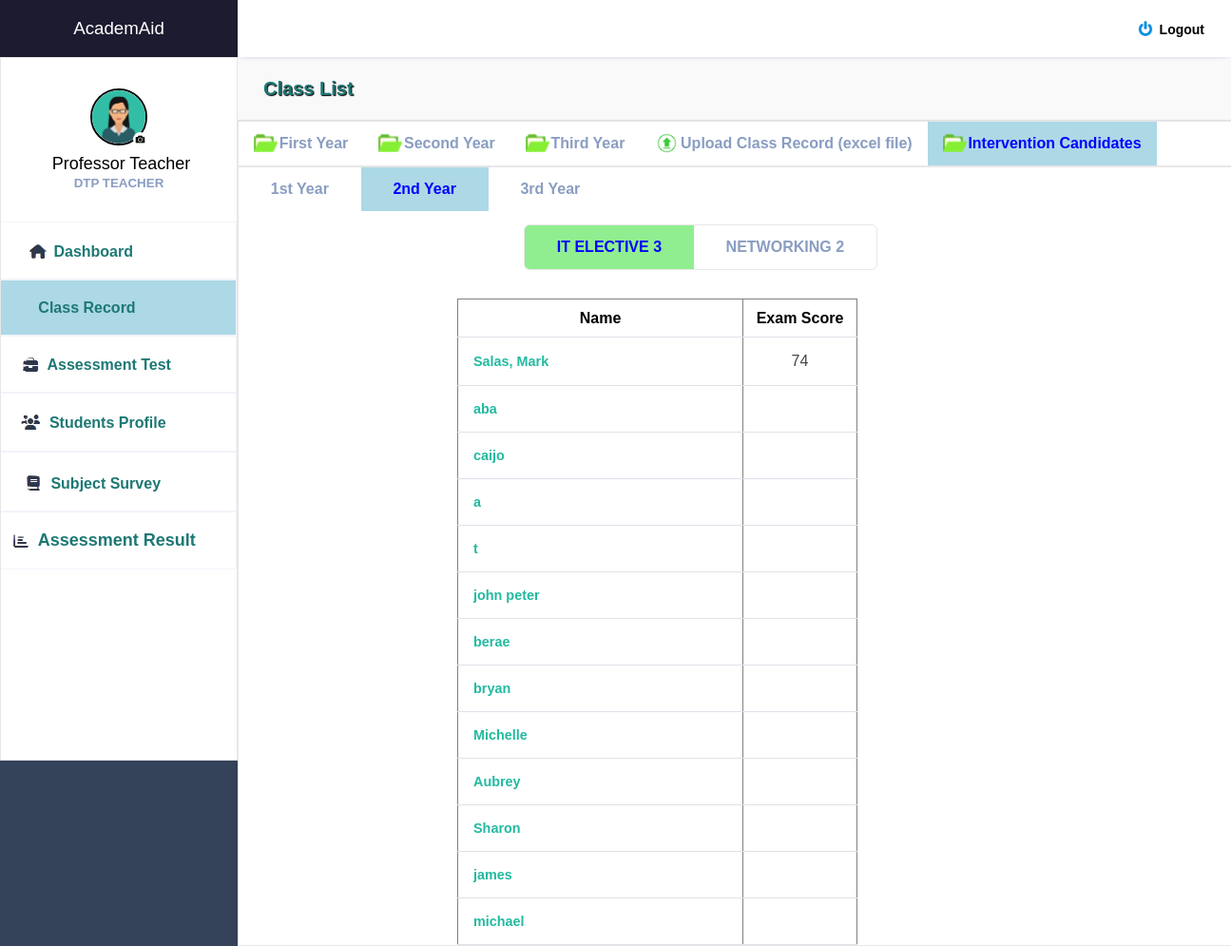
Page /cce101_2.php (signed in) on the committed database.
### tables this page shows
CREATE TABLE `tbl_users` (
  `user_id` int(11) NOT NULL,
  `user_uname` varchar(255) NOT NULL,
  `user_pass` varchar(255) NOT NULL,
  `role_id` varchar(255) NOT NULL,
  `fullname` varchar(255) NOT NULL,
  `course` varchar(255) NOT NULL,
  `year` int(11) NOT NULL,
  `program` varchar(255) NOT NULL,
  `id_number` varchar(255) NOT NULL,
  `email` varchar(255) NOT NULL,
  `contact_number` varchar(255) NOT NULL,
  `address` varchar(255) NOT NULL,
  `birthday` varchar(255) NOT NULL,
  `gender` varchar(255) NOT NULL,
  `skills` varchar(255) NOT NULL,
  `image` varchar(250) NOT NULL,
  `exam_score` varchar(255) NOT NULL,
  `subject` varchar(255) NOT NULL,
  `exam_score2` varchar(255) NOT NULL,
  `cc102_1` varchar(255) NOT NULL,
  `cc102_2` varchar(255) NOT NULL,
  `elec` varchar(255) NOT NULL,
  `elec2` varchar(255) NOT NULL,
  `netw` varchar(255) NOT NULL,
  `netw2` varchar(255) NOT NULL,
  `integ` varchar(255) NOT NULL,
  `integ2` varchar(255) NOT NULL,
  `assur` varchar(255) NOT NULL,
  `assur2` varchar(255) NOT NULL
);

### cce101_2.php (the view, shortened to what this page needs)
<?php
include 'interv_candi2.php';
?>
<html>
<body>
<div style="margin-top: 120px; margin-left: 230px">
<?php
$query = "SELECT fullname, year, exam_score FROM tbl_users WHERE exam_score IS NOT NULL AND exam_score  < 75 AND year = 2";
$your_db_connection = mysqli_connect("localhost", "root", "", "acmed_db");
$result = mysqli_query($your_db_connection, $query);
if ($result) {
    echo "<h3> </h3><br>";
    echo "<table border='1'>
            <tr>
                <th style='width: 300px; height: 40px'>Name</th>
                <th style='width: 120px'>Exam Score</th>
            </tr>";
    while ($row = mysqli_fetch_assoc($result)) {
        echo "<tr>
                <td>{$row['fullname']}</td>
                <td style='width: 120px'><center>{$row['exam_score']}</center></td>
              </tr>";
    }
    echo "</table>";
} else {
    echo "Error: " . mysqli_error($your_db_connection);
}
?>
</div>
</body>
</html>

### dashboard_teacher.php (shortened to what this page needs)
<!DOCTYPE html>
<html lang="en">
<head>
    <link rel="stylesheet" href="styler.css">
    <link rel="stylesheet" href="https://maxst.icons8.com/vue-static/landings/line-awesome/line-awesome/1.3.0/css/line-awesome.min.css">
</head>
<body>
    <div class="sidebar">
        <div class="side-header" style="background-color: #1D1B2F">
            <a href="dashboard_teacher_welc.php"><h3>Academ<span>Aid</span></h3></a>
        </div>
        <div class="side-content" style="background-color: white; border: 1px solid #e7e7e7">
            <div class="profile">
               <a href="teacher_profile.php">
               <?php
               include 'teacher_pic.php';
               ?></a>
                <h4 style="color: black; margin-top: 5px;  font-size: 18px"><?php
        if (isset($_SESSION['user_id'])) {
          $loggedInUserId = $_SESSION['user_id'];
          $sql = "SELECT * FROM tbl_users WHERE user_id = $loggedInUserId";
          $result = $conn->query($sql);
        if ($result->num_rows > 0) {
         while ($row = $result->fetch_assoc()) {
        echo "&nbsp". $row["fullname"] ; }}}?></h4>
                <small>DTP TEACHER</small>
            </div>
            <div class="side-menu" style="background-color: ">
                <ul>
                 <li style="border-style: solid; border-width: 1px; border-color: #f1f4f9; margin-left: -80px">
                       <a href="dashboard_teacher_welc.php"
                       <?php echo isset($a) ? 'style="background-color: lightblue; color: black; font-weight: bold;' : ''; ?>>
                          <img src="images/dash_icon.png" style=" position: relative; margin-bottom: -7px; ">
                        <small style="font-size: 16px; color: #1d7874"><b>Dashboard</b></small>
                        </a></li>
                 <li style="border-style: solid; border-width: 1px; border-color: #f1f4f9; margin-left: -67px">
                       <a href="class_record.php"
                       <?php echo isset($b) ? 'style="background-color: lightblue; color: white;font-weight: bold;' : ''; ?>>
                            <img src="images/subj_icon.png" style=" position: relative; margin-bottom: -7px; ">
                            <small style="font-size: 16px; color: #1d7874; font-weight:bold">Class Record</small>
                        </a> </li>
                <li style="border-style: solid; border-width: 1px; border-color: #f1f4f9; margin-left: -50px">
                       <a href="intervene_teacher.php"
                       <?php echo isset($c) ? 'style="background-color: lightblue; color: white;font-weight: bold;' : ''; ?>>
                            <img src="images/interv_icon.png" style=" position: relative; margin-bottom: -7px; ">
                            <small style="font-size: 16px; color: #1d7874; font-weight:bold">Assessment Test</small>
                        </a> </li>
                    <li style="border-style: solid; border-width: 1px; border-color: #f1f4f9; margin-left: -57px">
                       <a href="student_profile.php"
                       <?php echo isset($d) ? 'style="background-color: lightblue; color: white;font-weight: bold;' : ''; ?>>
                            <img src="images/stuy_icon.png" style=" position: relative; margin-bottom: -7px; ">
                            <small style="font-size: 16px; color: #1d7874; font-weight:bold">Students Profile</small>
                       </a>  </li>
                    <li style="border-style: solid; border-width: 1px; border-color: #f1f4f9; margin-left: -57px">
                       <a href="exit_survey_teacher.php"
                       <?php echo isset($e) ? 'style="background-color: lightblue; color: white;font-weight: bold;' : ''; ?>>
                           <img src="images/subj_icon.png" style=" position: relative; margin-bottom: -7px; ">
                            <small style="font-size: 16px; color: #1d7874; font-weight:bold">Subject Survey</small>
                       </a>
                    </li>
                    <li style="border-style: solid; border-width: 1px; border-color: #f1f4f9; margin-left: -35px">
                       <a href="yearly_result.php"
                       <?php echo isset($f) ? 'style="background-color: lightblue; color: white;font-weight: bold;' : ''; ?>>
                          <img src="images/yearly_icon.png" style=" position: relative; margin-bottom: -7px; ">
                            <small style="font-size: 18px; color: #1d7874; font-weight:bold">Assessment Result</small>
                       </a>
                    </li>
                </ul>
            </div>
        </div>
    </div>
    <div class="main-content">
        <header>
            <div class="header-content">
                <div class="header-menu">
                    <div class="user">
                        <div class="bg-img" style="background-image: url(img/1.jpeg)"></div>
                        <a href="logout.php" onclick="confirmLogout(event)" style="color: black; margin-right: 12px; margin-top: 5px"><span><b style="font-size: 14px"><img src="images/logout.png" style="position: absolute; height: 16px; width: 16px; margin-left: -23px; margin-top: -1px;">Logout</b></span></a>
                    </div>
                </div>
            </div>
        </header>
            <main style="margin-top: 20px">
         </main>
</body>
</html>

### teacher_pic.php (shortened to what this page needs)
<?php
require '_conn.php';
$loggedInUserId = $_SESSION['user_id'];
$user = mysqli_fetch_assoc(mysqli_query($conn, "SELECT * FROM tbl_users WHERE user_id = $loggedInUserId"));
?>
<html>
<head>
<body>
<form class="form" id = "form" action="" enctype="multipart/form-data" method="post">
                                        <div class="upload">
                                            <?php
                                            $image = $user['image'];
                                            ?>
                                    <img src="profile_pictures/<?php echo $image; ?>" width ="125" height="125" title="<?php echo $image; ?>">
                                      <div class="round">
                                        </div>
                                       </div>
                                    </form>

### styler.css (style rules this page uses)
:root { --main-color: #22BAA0; --color-dark: #34425A; --text-grey: #B0B0B0; }
* { margin: 0; padding: 0; text-decoration: none; list-style-type: none; box-sizing: border-box; font-family: 'Merriweather', sans-serif; }
.sidebar { position: fixed; height: 100%; width: 250px; left: 0; bottom: 0; top: 0; z-index: 100; background: var(--color-dark); transition: left 300ms; }
.side-header { box-shadow: 0px 5px 5px -5px rgb(0 0 0 /10%); background: var(--main-color); height: 60px; display: flex; justify-content: center; align-items: center; }
.side-header h3, side-head span { color: #fff; font-weight: 400; }
.side-content { height: calc(100vh - 60px); overflow: auto; }
.profile { text-align: center; padding: 2rem 0rem; }
.bg-img { background-repeat: no-repeat; background-size: cover; border-radius: 50%; background-size: cover; }
.profile h4 { color: #fff; font-weight: 500; }
.profile small { color: #899DC1; font-weight: 600; }
.side-menu ul { text-align: center; }
.side-menu a { display: block; padding: 1.2rem 0rem; }
.side-menu a span, .side-menu a small { color: #899DC1; }
.main-content { margin-left: 250px; width: calc(100% - 165px); transition: margin-left 300ms; }
header { position: fixed; right: 0; top: 0; left: 250px; z-index: 100; height: 60px; box-shadow: 0px 5px 5px -5px rgb(0 0 0 /10%); background: #fff; transition: left 300ms; }
.header-content, .header-menu { display: flex; align-items: center; }
.header-content { justify-content: space-between; padding: 0rem 1rem; }
.header-menu { justify-content: flex-end; padding-top: .5rem; }
.user { display: flex; align-items: center; }
.user div, .client-img { height: 40px; width: 40px; margin-right: 1rem; }
.user span:last-child { display: inline-block; margin-left: .3rem; font-size: .8rem; }
main { margin-top: 60px; }
table { border-collapse: collapse; }
table tbody td { padding: 1rem 0rem; color: #444; }
table tbody td:first-child { padding-left: 1rem; color: var(--main-color); font-weight: 600; font-size: .9rem; }
table tbody tr { border-bottom: 1px solid #dee2e8; }

### teacher_pic.php (style rules this page uses)
.upload { width: 125px; position: relative; margin: auto; }
.upload img { height: 60px; width: 60px; border-radius: 50%; border: 2px solid #DCDCDC; border-style: solid; border-color: black; }
.upload .round { position: absolute; background-image: url('profile_pictures/kamera.jpg'); background-color: red; right: 0; width: 15px; height: 15px; line-height: 2px; text-align: center; border-radius: 50%; overflow: hidden; margin-top: -18px; margin-left: 0px; margin-right: 33px; border-color: black; border-width: 1px; }

### class_record.php (style rules this page uses)
li a { display: block; color: #34425A; text-align: center; padding: 14px 16px; text-decoration: none; }

### rows in the picture
tbl_users: image (picture), fullname "Professor Teacher"
tbl_users: fullname "Salas, Mark", exam_score "74"
tbl_users: fullname "aba"
tbl_users: fullname "caijo"
tbl_users: fullname "a"
tbl_users: fullname "t"
tbl_users: fullname "john peter"
tbl_users: fullname "berae"
tbl_users: fullname "bryan"
tbl_users: fullname "Michelle"
tbl_users: fullname "Aubrey"
tbl_users: fullname "Sharon"
tbl_users: fullname "james"
tbl_users: fullname "michael"
